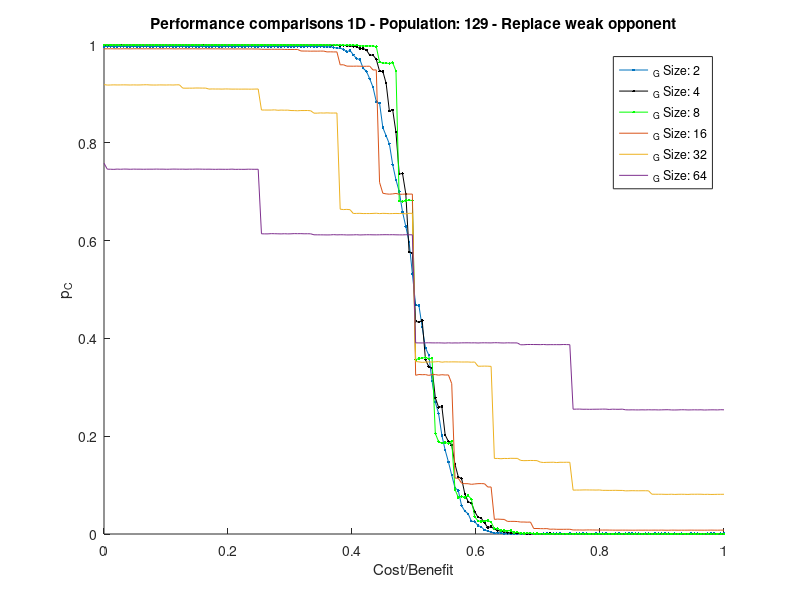

Reproduce this figure in MATLAB.
close all
clear
clc
hold on

axis([0, 1, 0, 1]);
cbr = linspace(0,1,190);
a =[0.9968604651162798, 0.9970503875968999, 0.9968604651162798, 0.9970348837209309, 0.9970000000000006, 0.9971240310077526, 0.9969379844961247, 0.9971550387596906, 0.9968294573643418, 0.9970193798449619, 0.9970310077519386, 0.9969806201550394, 0.997023255813954, 0.9970271317829464, 0.9970697674418612, 0.996926356589148, 0.9970503875968998, 0.9970155038759696, 0.9968992248062023, 0.9971007751937991, 0.996879844961241, 0.9971007751937991, 0.9970465116279077, 0.9969612403100782, 0.997162790697675, 0.9970465116279077, 0.9969186046511634, 0.9970271317829464, 0.9971007751937991, 0.9967984496124038, 0.996941860465117, 0.9968759689922486, 0.9970116279069774, 0.9971046511627913, 0.997003875968993, 0.9969496124031013, 0.9968410852713185, 0.996910852713179, 0.9970503875968999, 0.9969573643410858, 0.9968914728682177, 0.9972093023255819, 0.997162790697675, 0.9970658914728687, 0.9970465116279077, 0.9969728682170549, 0.9970116279069774, 0.9967868217054271, 0.996910852713179, 0.9971356589147293, 0.9970620155038766, 0.996926356589148, 0.9969379844961247, 0.9970581395348843, 0.9968604651162797, 0.9971124031007759, 0.9969379844961247, 0.9970387596899231, 0.9969534883720937, 0.9971085271317836, 0.997003875968993, 0.9969457364341092, 0.9970542635658921, 0.9968759689922486, 0.9968217054263572, 0.9968217054263573, 0.9968527131782953, 0.9967751937984504, 0.9960271317829466, 0.9966046511627914, 0.9949302325581404, 0.9935426356589155, 0.9936472868217062, 0.9909961240310088, 0.986441860465117, 0.9888798449612416, 0.9799108527131796, 0.9721821705426369, 0.9700310077519391, 0.9524728682170556, 0.9461395348837222, 0.931027131782947, 0.9135852713178308, 0.8841899224806217, 0.8811589147286841, 0.831000000000001, 0.814422480620156, 0.7975968992248084, 0.7554147286821701, 0.7242248062015487, 0.7003372093023228, 0.6587558139534829, 0.628767441860461, 0.5976472868217004, 0.5324999999999961, 0.4680232558139558, 0.4673023255813972, 0.42270930232558224, 0.38065891472868296, 0.3660310077519384, 0.31269767441860463, 0.2696434108527131, 0.2461666666666664, 0.2015658914728673, 0.17152325581395292, 0.1472829457364335, 0.12030620155038686, 0.09453488372092982, 0.08889147286821668, 0.057957364341085, 0.04677906976744162, 0.04146124031007731, 0.026139534883720804, 0.02539534883720919, 0.017356589147286744, 0.0145310077519379, 0.0084031007751938, 0.0055658914728682184, 0.004069767441860467, 0.001612403100775195, 0.002507751937984497, 0.002531007751937986, 7.790697674418617E-4, 6.86046511627908E-4, 6.511627906976754E-4, 0.0010736434108527143, 6.201550387596908E-4, 5.310077519379853E-4, 5.736434108527141E-4, 5.310077519379853E-4, 5.968992248062025E-4, 5.426356589147295E-4, 6.976744186046523E-4, 5.852713178294583E-4, 6.550387596899235E-4, 6.472868217054274E-4, 6.744186046511639E-4, 6.24031007751939E-4, 6.666666666666677E-4, 7.015503875969003E-4, 5.891472868217064E-4, 5.813953488372103E-4, 7.480620155038772E-4, 6.046511627906987E-4, 6.201550387596909E-4, 6.511627906976755E-4, 6.317829457364351E-4, 6.472868217054274E-4, 6.007751937984506E-4, 5.542635658914737E-4, 6.317829457364351E-4, 6.937984496124042E-4, 6.279069767441871E-4, 7.054263565891484E-4, 5.968992248062025E-4, 6.007751937984506E-4, 6.124031007751948E-4, 6.782945736434119E-4, 5.891472868217064E-4, 6.317829457364351E-4, 7.209302325581407E-4, 6.8217054263566E-4, 6.782945736434119E-4, 6.395348837209313E-4, 5.620155038759698E-4, 7.209302325581407E-4, 6.782945736434119E-4, 6.085271317829467E-4, 7.131782945736445E-4, 6.589147286821716E-4, 6.511627906976755E-4, 6.434108527131793E-4, 6.782945736434119E-4, 5.891472868217064E-4, 6.24031007751939E-4, 6.007751937984506E-4, 6.8217054263566E-4, 6.007751937984506E-4, 6.046511627906987E-4, 6.395348837209313E-4, 6.434108527131793E-4, 6.279069767441871E-4, 6.085271317829467E-4, 5.736434108527141E-4, 6.744186046511639E-4, 6.860465116279081E-4, 6.666666666666677E-4, 6.046511627906987E-4, 6.24031007751939E-4, 6.434108527131793E-4];
b  = [1.0, 1.0, 1.0, 1.0, 1.0, 1.0, 1.0, 1.0, 1.0, 1.0, 1.0, 1.0, 1.0, 1.0, 1.0, 1.0, 1.0, 1.0, 1.0, 1.0, 1.0, 1.0, 1.0, 1.0, 1.0, 1.0, 1.0, 1.0, 1.0, 1.0, 1.0, 1.0, 1.0, 1.0, 1.0, 1.0, 1.0, 1.0, 1.0, 1.0, 1.0, 1.0, 1.0, 1.0, 1.0, 1.0, 1.0, 1.0, 1.0, 1.0, 1.0, 1.0, 1.0, 1.0, 0.9999941860465116, 1.0, 1.0, 1.0, 1.0, 0.9999844961240311, 0.9999941860465117, 0.9999864341085271, 0.9999922480620155, 0.9999709302325581, 0.9999825581395348, 0.9999631782945737, 0.9998875968992248, 0.9999224806201551, 0.9998662790697674, 0.9997906976744185, 0.9996899224806198, 0.9994496124031006, 0.9991782945736435, 0.9991531007751938, 0.9986744186046511, 0.9978236434108531, 0.997294573643411, 0.9963546511627911, 0.9925077519379856, 0.993108527131784, 0.9897500000000015, 0.9791976744186077, 0.9792790697674452, 0.9706879844961278, 0.9463003875969059, 0.9459573643410921, 0.9217480620155125, 0.8644844961240385, 0.8675639534883812, 0.8214941860465179, 0.7360833333333333, 0.7372771317829472, 0.6955562015503868, 0.5772480620154993, 0.5743953488372043, 0.43487984496124316, 0.4330155038759713, 0.4364903100775223, 0.3563081395348834, 0.3422403100775191, 0.33969379844961145, 0.27851937984496117, 0.25904651162790693, 0.26039534883720905, 0.20255813953488347, 0.18899806201550354, 0.18155813953488323, 0.14260077519379802, 0.11675775193798399, 0.11371705426356549, 0.08184108527131759, 0.06589922480620122, 0.0631821705426354, 0.045908914728681964, 0.03439922480620143, 0.032406976744185925, 0.022781007751937934, 0.013071705426356557, 0.014963178294573604, 0.010127906976744162, 0.007224806201550367, 0.005594961240310064, 0.004585271317829449, 0.0030213178294573647, 0.0019263565891472873, 0.001583333333333334, 0.0014418604651162796, 0.0010736434108527136, 5.542635658914733E-4, 2.810077519379849E-4, 4.8449612403100823E-4, 3.934108527131788E-4, 3.120155038759695E-4, 2.8488372093023304E-4, 2.635658914728686E-4, 5.038759689922485E-4, 6.56976744186047E-4, 2.887596899224811E-4, 2.7131782945736475E-4, 2.6550387596899265E-4, 2.635658914728686E-4, 2.7713178294573685E-4, 2.8488372093023304E-4, 2.8294573643410895E-4, 2.945736434108532E-4, 2.9069767441860514E-4, 2.790697674418609E-4, 2.8682170542635707E-4, 3.003875968992253E-4, 2.054263565891476E-4, 2.810077519379849E-4, 2.9263565891472917E-4, 2.887596899224811E-4, 2.577519379844965E-4, 2.7713178294573685E-4, 3.1976744186046563E-4, 2.9263565891472917E-4, 2.9844961240310127E-4, 2.8488372093023304E-4, 2.5968992248062055E-4, 2.8682170542635707E-4, 2.5387596899224845E-4, 2.810077519379849E-4, 2.8294573643410895E-4, 2.2480620155038795E-4, 2.3837209302325619E-4, 2.5968992248062055E-4, 2.616279069767446E-4, 2.674418604651167E-4, 2.7713178294573685E-4, 3.0426356589147337E-4, 2.8294573643410895E-4, 2.751937984496128E-4, 2.732558139534888E-4, 2.8488372093023304E-4, 2.674418604651167E-4, 2.461240310077523E-4, 2.500000000000004E-4, 2.6550387596899265E-4, 3.062015503875974E-4, 3.062015503875974E-4, 2.7713178294573685E-4, 2.8682170542635707E-4, 2.635658914728686E-4, 2.9069767441860514E-4, 2.8294573643410895E-4, 3.0232558139534933E-4, 2.8488372093023304E-4, 2.887596899224811E-4, 2.945736434108532E-4];
c = [0.9999341085271303, 0.999941860465115, 0.9999447674418593, 0.9999224806201534, 0.9999186046511611, 0.999940891472867, 0.999951550387596, 0.9999253875968978, 0.9999428294573631, 0.9999428294573631, 0.9999408914728669, 0.9999447674418591, 0.9999496124030997, 0.9999583333333326, 0.9999418604651149, 0.9999379844961229, 0.9999282945736417, 0.9999263565891456, 0.9999428294573631, 0.9999437984496115, 0.9999282945736417, 0.9999389534883709, 0.9999292635658898, 0.9999341085271303, 0.999927325581394, 0.9999447674418591, 0.9999234496124013, 0.9999341085271304, 0.9999321705426344, 0.999951550387596, 0.9999399224806189, 0.9999408914728667, 0.9999273255813936, 0.9999292635658898, 0.9999370155038746, 0.999941860465115, 0.9999408914728668, 0.9999341085271305, 0.9999428294573633, 0.9999273255813936, 0.9999408914728669, 0.9999437984496112, 0.9999467054263554, 0.9999234496124015, 0.9999476744186035, 0.9999505813953476, 0.9999389534883707, 0.999951550387596, 0.9999418604651151, 0.9999370155038746, 0.9999341085271305, 0.9999379844961227, 0.999951550387596, 0.999941860465115, 0.9999331395348825, 0.9999457364341074, 0.9999282945736417, 0.9999370155038747, 0.9999166666666648, 0.9999399224806189, 0.9999147286821688, 0.9999253875968978, 0.9999312015503863, 0.9999341085271305, 0.9999234496124015, 0.9999292635658898, 0.9999050387596881, 0.99992926356589, 0.999896317829456, 0.999917635658913, 0.9999176356589133, 0.9999021317829438, 0.9997868217054239, 0.9997461240310049, 0.9997257751937955, 0.9997703488372072, 0.9996841085271283, 0.9996802325581364, 0.9983914728682116, 0.9979893410852646, 0.9980077519379781, 0.9981308139534825, 0.9978808139534819, 0.9967180232558044, 0.9647441860465075, 0.9631395348837158, 0.9629011627906943, 0.9622761627906933, 0.9638129844961202, 0.9468449612403079, 0.680957364341085, 0.6798953488372085, 0.681688953488372, 0.6826627906976752, 0.6820503875968994, 0.3559941860465124, 0.3592015503875972, 0.3595251937984498, 0.361024224806202, 0.3584660852713179, 0.3594767441860464, 0.205516472868217, 0.18881686046511603, 0.18560562015503887, 0.1874806201550389, 0.18502616279069767, 0.18959205426356587, 0.09116085271317824, 0.07472965116279066, 0.07694961240310073, 0.07470251937984491, 0.07846124031007749, 0.07143895348837205, 0.03541666666666664, 0.026676356589147247, 0.02576841085271311, 0.026514534883720887, 0.027535852713178287, 0.024402131782945712, 0.010984496124030964, 0.011234496124030961, 0.006957364341085234, 0.007431201550387561, 0.0064893410852712805, 0.006891472868217019, 0.0028817829457364174, 0.0034883720930232428, 0.001371124031007753, 0.0011773255813953497, 0.001642441860465118, 0.001771317829457366, 8.236434108527139E-4, 8.100775193798455E-4, 3.275193798449616E-4, 3.4980620155038796E-4, 3.8178294573643453E-4, 3.53682170542636E-4, 3.6240310077519414E-4, 3.052325581395352E-4, 3.478682170542639E-4, 2.596899224806205E-4, 2.7906976744186083E-4, 2.9360465116279105E-4, 2.4806201550387635E-4, 2.2965116279069804E-4, 2.344961240310081E-4, 2.732558139534888E-4, 2.4031007751938022E-4, 2.1511627906976776E-4, 2.1511627906976776E-4, 2.4321705426356627E-4, 2.1996124031007784E-4, 2.1996124031007784E-4, 2.432170542635663E-4, 2.228682170542639E-4, 2.3062015503876005E-4, 2.27713178294574E-4, 2.2286821705426392E-4, 2.248062015503879E-4, 2.616279069767446E-4, 2.3255813953488409E-4, 2.1996124031007784E-4, 2.238372093023259E-4, 2.2965116279069804E-4, 2.0833333333333367E-4, 2.4031007751938022E-4, 2.3546511627907016E-4, 2.26744186046512E-4, 1.9767441860465146E-4, 2.2577519379844997E-4, 2.2965116279069804E-4, 2.2383720930232596E-4, 2.26744186046512E-4, 2.1220930232558174E-4, 2.4806201550387635E-4, 2.6453488372093066E-4, 2.1996124031007787E-4, 2.2868217054263602E-4, 2.3643410852713215E-4, 2.2383720930232596E-4, 2.3546511627907014E-4, 2.2965116279069806E-4, 2.2093023255813986E-4, 2.3449612403100815E-4, 2.2383720930232596E-4, 2.4224806201550428E-4, 2.2965116279069804E-4, 2.1899224806201583E-4, 2.4709302325581436E-4, 2.2286821705426392E-4];
d = [0.9922112403100737, 0.992221414728678, 0.992258236434104, 0.9922228682170503, 0.9921967054263519, 0.9921249999999954, 0.9922814922480571, 0.9922800387596858, 0.9921206395348788, 0.9923023255813919, 0.9923018410852682, 0.9923023255813918, 0.9921787790697625, 0.9922616279069714, 0.9922533914728641, 0.9922335271317789, 0.9922093023255779, 0.9922189922480581, 0.992210755813949, 0.9922960271317788, 0.9922742248061955, 0.9922311046511586, 0.9920935077519338, 0.992236434108523, 0.9921962209302281, 0.9922330426356553, 0.992171996124026, 0.9922567829457316, 0.9922311046511588, 0.992087693798447, 0.9922199612403062, 0.992271802325577, 0.9922344961240271, 0.992175387596894, 0.9921448643410814, 0.9922034883720877, 0.9920494186046481, 0.9919336240310037, 0.9919563953488328, 0.9920949612403065, 0.9919098837209261, 0.9920072674418561, 0.9919791666666613, 0.9920082364341041, 0.9918759689922436, 0.991967054263561, 0.991850775193794, 0.9918406007751888, 0.9913556201550341, 0.9912407945736398, 0.9912940891472829, 0.9913561046511575, 0.9912989341085229, 0.9912698643410813, 0.9913953488372043, 0.9909752906976708, 0.9909001937984455, 0.9908992248061957, 0.9909006782945681, 0.990914244186043, 0.9878076550387557, 0.9876283914728644, 0.9875886627906929, 0.9873977713178259, 0.9875135658914695, 0.9874200581395306, 0.9875750968992217, 0.9875281007751905, 0.9858585271317788, 0.9860755813953453, 0.9858323643410817, 0.9859079457364314, 0.9594113372093042, 0.9596327519379857, 0.9567684108527159, 0.9567398255813983, 0.956610465116281, 0.9568367248062052, 0.9566264534883735, 0.9563977713178303, 0.9565155038759701, 0.9566792635658923, 0.9489404069767478, 0.9490852713178313, 0.7191279069767442, 0.6968381782945738, 0.6955746124031014, 0.6949161821705426, 0.6954951550387596, 0.6964670542635666, 0.6947974806201547, 0.6947616279069762, 0.6953706395348835, 0.6951012596899225, 0.6951593992248062, 0.3246157945736434, 0.32616133720930285, 0.3257432170542637, 0.32599515503875964, 0.32439970930232587, 0.325938953488372, 0.32603246124031, 0.32488953488372124, 0.3257383720930235, 0.3251584302325583, 0.3252800387596898, 0.30750242248062054, 0.11446027131782968, 0.113870639534884, 0.10396269379844962, 0.10296705426356607, 0.10286337209302326, 0.10158575581395361, 0.10235804263565897, 0.10299176356589149, 0.10309108527131794, 0.10277713178294594, 0.09610222868217067, 0.09615794573643419, 0.029893895348837206, 0.030520348837209263, 0.03007315891472866, 0.029828003875968997, 0.02574321705426359, 0.02582122093023259, 0.025835271317829447, 0.02549370155038761, 0.024489341085271354, 0.024520348837209344, 0.02418362403100779, 0.02441279069767444, 0.01121463178294569, 0.011249515503875932, 0.010989825581395298, 0.010859980620154985, 0.011053779069767409, 0.009748546511627867, 0.010013565891472828, 0.009602713178294536, 0.009592054263565845, 0.009599806201550353, 0.009663759689922434, 0.00970833333333329, 0.00824563953488369, 0.008256298449612376, 0.008245155038759656, 0.008049418604651125, 0.00828585271317825, 0.008367732558139496, 0.00823352713178291, 0.008138565891472833, 0.008086240310077495, 0.008097383720930208, 0.008144864341085231, 0.0080537790697674, 0.007960755813953451, 0.007885174418604597, 0.007884689922480596, 0.007946705426356568, 0.007919573643410822, 0.007862403100775163, 0.007788275193798422, 0.007793604651162753, 0.007906007751937956, 0.007839147286821665, 0.007910852713178268, 0.007839631782945692, 0.00787596899224803, 0.00791812015503873, 0.007830910852713145, 0.008000968992248034, 0.007775193798449581, 0.007724806201550357, 0.00793459302325578, 0.00789147286821703, 0.007778585271317792, 0.007850290697674385, 0.007821705426356546, 0.007882751937984461, 0.007935562015503854, 0.007859011627906944, 0.007852713178294548, 0.007861434108527106, 0.007807655038759656, 0.00786918604651159, 0.007977713178294545, 0.007877906976744151, 0.007815406976744162, 0.007925872093023222, 0.007829941860465085];
e = [0.919110222868218, 0.9180402131782948, 0.918240552325582, 0.9184723837209307, 0.9182931201550399, 0.9183638565891478, 0.9184924903100784, 0.9183716085271308, 0.9181979166666675, 0.9184222383720932, 0.9182347383720948, 0.9183100775193795, 0.9185796996124052, 0.9187274709302339, 0.9182999031007764, 0.9181712693798463, 0.9181698158914734, 0.9183829941860474, 0.918294573643411, 0.9182117248062031, 0.9184043120155045, 0.9181715116279084, 0.9185174418604651, 0.9185491763565892, 0.91184835271318, 0.9116836240310071, 0.911787306201553, 0.9117858527131784, 0.9120615310077538, 0.9120247093023277, 0.9118914728682191, 0.9118989825581405, 0.9098498062015514, 0.9101349321705438, 0.9099803779069772, 0.9100281007751957, 0.9098166182170537, 0.9101468023255822, 0.9100150193798476, 0.9098069282945738, 0.9098633720930244, 0.9097923934108544, 0.9097734980620158, 0.909845445736435, 0.9097558139534894, 0.9097078488372092, 0.9098745155038768, 0.9100196220930238, 0.8670515988372096, 0.8670106589147288, 0.8669699612403092, 0.8669929748062005, 0.8673750000000002, 0.8665130813953498, 0.8669282945736431, 0.8666923449612414, 0.8668301841085253, 0.8659949127906967, 0.8658614341085267, 0.865537790697674, 0.8659643895348844, 0.8659561531007743, 0.8660482073643389, 0.8655513565891471, 0.8606245155038759, 0.8606531007751939, 0.8611092538759682, 0.8608415697674415, 0.8612453972868216, 0.8608638565891457, 0.860874757751938, 0.8609452519379855, 0.6642686531007763, 0.6634556686046514, 0.6638410852713187, 0.6632274709302316, 0.6553919573643399, 0.6556126453488375, 0.6557698643410848, 0.655298207364341, 0.655363614341084, 0.6553069282945729, 0.6555884205426362, 0.6559537306201542, 0.6552119670542645, 0.6557306201550391, 0.655523255813953, 0.655121850775193, 0.6553175872093026, 0.6555387596899226, 0.6552887596899223, 0.6555125968992246, 0.6546494670542643, 0.6557766472868216, 0.655827034883721, 0.35279893410852664, 0.3519532461240308, 0.35104287790697686, 0.3515484496124031, 0.3519900678294571, 0.3516111918604649, 0.3521741763565895, 0.3526310562015506, 0.351329215116279, 0.35211627906976795, 0.3518488372093026, 0.35199345930232556, 0.3519874031007752, 0.35186361434108543, 0.3517291666666663, 0.3517558139534882, 0.351798934108527, 0.35133817829457403, 0.35173716085271295, 0.34314437984496093, 0.3431686046511627, 0.34337112403100734, 0.3432044573643407, 0.3428333333333333, 0.1544648740310075, 0.15453561046511619, 0.15390455426356597, 0.15455838178294556, 0.15435150193798428, 0.15479457364341073, 0.15468556201550365, 0.15464946705426327, 0.1505552325581391, 0.14999515503875968, 0.15016472868217046, 0.15038420542635655, 0.1502926356589145, 0.15002374031007737, 0.14698740310077515, 0.1462180232558138, 0.14653827519379797, 0.14663444767441852, 0.14678464147286802, 0.1461245155038759, 0.14673788759689918, 0.14660489341085248, 0.14672868217054255, 0.14667684108527113, 0.08972529069767433, 0.08989874031007751, 0.08989268410852716, 0.09010368217054264, 0.09017974806201551, 0.09003561046511631, 0.09000654069767441, 0.08984859496124031, 0.0900898740310077, 0.08927834302325581, 0.0892887596899225, 0.0891904069767441, 0.08924127906976743, 0.0893100775193798, 0.08915213178294575, 0.08909374999999999, 0.08823667635658915, 0.08838226744186042, 0.08860562015503885, 0.08846269379844973, 0.08838735465116279, 0.08847553294573644, 0.0884682655038761, 0.08833745155038761, 0.08142054263565901, 0.08131274224806223, 0.08129239341085294, 0.08132533914728714, 0.08108284883720959, 0.08106807170542668, 0.08132097868217086, 0.08090843023255834, 0.0812017926356592, 0.08129215116279108, 0.0811715116279073, 0.08091739341085294, 0.08135392441860492, 0.0812805232558142, 0.0813740310077523, 0.08132751937984524, 0.0809689922480623, 0.08118410852713202, 0.08088154069767471, 0.08096826550387624, 0.08116545542635682, 0.08117393410852755, 0.08125629844961273];
f = [0.7582344961240308, 0.7460507509689916, 0.7459652374031005, 0.7456778100775195, 0.7462506056201551, 0.7458925629844968, 0.7462774951550378, 0.7462141472868219, 0.7458756056201545, 0.7461970687984502, 0.7460514777131779, 0.7460737645348835, 0.74591727228682, 0.7460388808139544, 0.7460609253875965, 0.7460601986434108, 0.7462686531007758, 0.7460747335271302, 0.7461412306201554, 0.7458976501937977, 0.7460073885658911, 0.7462642926356587, 0.7461839874031011, 0.7460520833333335, 0.7461368701550392, 0.7459080668604645, 0.746123667635659, 0.7460305232558134, 0.7462348594961238, 0.7462142684108529, 0.7460625, 0.745951308139535, 0.7460651647286817, 0.7458872335271325, 0.7457565406976743, 0.7459550629844954, 0.7458752422480625, 0.7457890019379847, 0.7458218265503873, 0.7461894379844967, 0.7456750242248055, 0.7458276405038758, 0.7457587209302318, 0.745746971899224, 0.7460491763565885, 0.7459062499999992, 0.7458286094961233, 0.7459183624030994, 0.6139291424418604, 0.6137490310077514, 0.6137724079457376, 0.6142334060077518, 0.6140890261627914, 0.6138897771317833, 0.6137314680232561, 0.6140483284883714, 0.6137394622093023, 0.6138915939922498, 0.614300024224806, 0.6141320251937994, 0.6142483042635668, 0.6139314437984499, 0.6140180474806197, 0.6138975290697671, 0.6118812984496118, 0.6118075339147296, 0.6117846414728674, 0.6117185077519379, 0.6115932655038764, 0.6116924660852715, 0.6121692102713179, 0.6117400678294577, 0.6119657218992246, 0.6119075823643415, 0.6115796996124032, 0.6116382025193804, 0.6117384932170544, 0.6120346414728682, 0.6115346414728683, 0.6117807655038753, 0.6119748062015505, 0.6119795300387599, 0.611821099806202, 0.6117773740310092, 0.6118832364341076, 0.6120184108527135, 0.6120914486434113, 0.6119679021317825, 0.6120786094961251, 0.6118368459302317, 0.611732558139535, 0.6116877422480616, 0.6120001211240316, 0.6119733527131783, 0.6117945736434108, 0.3909092781007754, 0.39078282461240293, 0.39070603197674403, 0.3909477955426359, 0.3910548691860463, 0.3908475048449612, 0.39080377906976776, 0.3908871124031006, 0.390704578488372, 0.3904831637596898, 0.39092199612403106, 0.39056504360465183, 0.3907836724806197, 0.3906475290697671, 0.3908995881782949, 0.39095578972868233, 0.3910029069767439, 0.3908335755813954, 0.3909814680232555, 0.3905977470930235, 0.39093483527131756, 0.39101199127906966, 0.3908912306201554, 0.39079069767441865, 0.39118604651162814, 0.39112536337209314, 0.39077204457364345, 0.3906339631782949, 0.3910035125968995, 0.39079917635658906, 0.3908008720930238, 0.39071693313953487, 0.38696584302325504, 0.38700375484496174, 0.38753851744185996, 0.3875414244186047, 0.3874828003875971, 0.3873997093023254, 0.387260416666667, 0.3875592296511628, 0.3870668604651164, 0.38723728197674423, 0.3872090600775195, 0.3872407945736435, 0.3871591569767444, 0.3874960029069762, 0.38738820251937967, 0.38714546996124005, 0.25518047480620204, 0.2553833575581396, 0.2554808624031008, 0.2550933866279071, 0.25517163275193794, 0.254983284883721, 0.255125, 0.2552009447674419, 0.2552417635658915, 0.2554281734496125, 0.2553988614341087, 0.2547359496124035, 0.25526828972868226, 0.2550645591085276, 0.2550227713178297, 0.2553312742248065, 0.2539763808139538, 0.253780281007752, 0.2539475532945739, 0.2537954215116283, 0.25375654069767456, 0.253949127906977, 0.2537823401162793, 0.25404421027131807, 0.253858648255814, 0.2539698401162794, 0.2537239583333335, 0.25389813468992256, 0.2540843023255812, 0.2541575823643412, 0.2536913759689923, 0.25363299418604673, 0.2537885174418606, 0.2540950823643413, 0.25403197674418615, 0.25369428294573665, 0.25381807170542636, 0.2539591812015504, 0.25381831395348886, 0.2539989098837211, 0.25355656492248085, 0.2537781007751938, 0.25392841569767455, 0.25394113372093036, 0.25375411821705446, 0.2541673934108529, 0.25394888565891505];
plot(cbr,a(1,:),'.-');
plot(cbr,b(1,:),'.k-');
plot(cbr,c(1,:),'.g-');
plot(cbr,d(1,:),'');
plot(cbr,e(1,:),'');
plot(cbr,f(1,:),'');

title('Performance comparisons 1D - Population: 129 - Replace weak opponent');
legend('_G Size: 2', '_G Size: 4', '_G Size: 8', '_G Size: 16', '_G Size: 32', '_G Size: 64');
ylabel('p_C');
xlabel('Cost/Benefit');